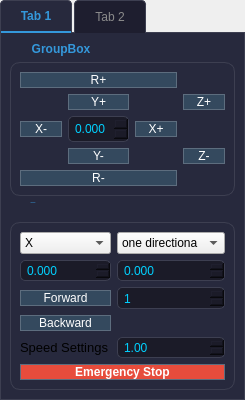
     <widget class="QTabWidget" name="tabWidget_3">
      <property name="sizePolicy">
       <sizepolicy hsizetype="Expanding" vsizetype="Expanding">
        <horstretch>1</horstretch>
        <verstretch>3</verstretch>
       </sizepolicy>
      </property>
      <property name="styleSheet">
       <string notr="true">QTabWidget::pane {
    border: 1px solid #3D3F51;
    background-color: #27293D;
    top: -1px; /* 让边框与标签栏无缝连接 */
}

/* 设置页签栏的背景 */
QTabBar::tab {
    background: #1E1E2F;
    color: #8B8B8B;
    padding: 8px 20px;
    border: 1px solid #3D3F51;
    border-bottom: none;
    border-top-left-radius: 4px;
    border-top-right-radius: 4px;
    margin-right: 2px;
}

/* 选中页签时的样式（高亮显示） */
QTabBar::tab:selected {
    background: #27293D;
    color: #3498DB; /* 科技蓝 */
    border-bottom: 2px solid #3498DB; /* 底部高亮条 */
    font-weight: bold;
}

/* 鼠标悬停在页签上的样式 */
QTabBar::tab:hover:!selected {
    background: #34495E;
    color: white;
}
QPushButton {
    background-color: #34495E;
    color: white;
    border-radius: 15px; /* 让按钮变圆 */
    border: 1px solid #5D6D7E;
}

QPushButton:hover {
    background-color: #3498DB; /* 悬停变科技蓝 */
}</string>
      </property>
      <property name="currentIndex">
       <number>0</number>
      </property>
      <widget class="QWidget" name="tab_5">
       <attribute name="title">
        <string>Tab 1</string>
       </attribute>
       <layout class="QGridLayout" name="gridLayout_4">
        <item row="0" column="0">
         <widget class="QGroupBox" name="groupBox_5">
          <property name="maximumSize">
           <size>
            <width>500</width>
            <height>200</height>
           </size>
          </property>
          <property name="styleSheet">
           <string notr="true">QGroupBox {
    background-color: #27293D;
    border: 1px solid #3D3F51;
    border-radius: 10px;
    margin-top: 20px;
    font-weight: bold;
    color: #3498DB; /* 标题颜色 */
}

QGroupBox::title {
    subcontrol-origin: margin;
    left: 15px;
    padding: 0 5px;
}</string>
          </property>
          <property name="title">
           <string>GroupBox</string>
          </property>
          <layout class="QGridLayout" name="gridLayout_10">
           <item row="3" column="1">
            <widget class="QPushButton" name="yNegButton">
             <property name="text">
              <string>Y-</string>
             </property>
            </widget>
           </item>
           <item row="2" column="2">
            <widget class="QPushButton" name="xPosButton">
             <property name="text">
              <string>X+</string>
             </property>
            </widget>
           </item>
           <item row="1" column="1">
            <widget class="QPushButton" name="yPosButton">
             <property name="text">
              <string>Y+</string>
             </property>
            </widget>
           </item>
           <item row="2" column="1">
            <widget class="QDoubleSpinBox" name="distanceSpinBox">
             <property name="styleSheet">
              <string notr="true">QDoubleSpinBox, QSpinBox, QLineEdit {
    background-color: #1B1B28;
    border: 1px solid #3D3F51;
    border-radius: 5px;
    padding: 4px;
    color: #00D1FF; /* 科技蓝数字 */
}</string>
             </property>
             <property name="decimals">
              <number>3</number>
             </property>
             <property name="maximum">
              <double>5.000000000000000</double>
             </property>
             <property name="singleStep">
              <double>0.001000000000000</double>
             </property>
            </widget>
           </item>
           <item row="3" column="3">
            <widget class="QPushButton" name="zNegButton">
             <property name="text">
              <string>Z-</string>
             </property>
            </widget>
           </item>
           <item row="1" column="3">
            <widget class="QPushButton" name="zPosButton">
             <property name="text">
              <string>Z+</string>
             </property>
            </widget>
           </item>
           <item row="0" column="0" colspan="3">
            <widget class="QPushButton" name="RPosButton">
             <property name="text">
              <string>R+</string>
             </property>
            </widget>
           </item>
           <item row="2" column="0">
            <widget class="QPushButton" name="xNegButton">
             <property name="text">
              <string>X-</string>
             </property>
            </widget>
           </item>
           <item row="4" column="0" colspan="3">
            <widget class="QPushButton" name="RNegButton">
             <property name="text">
              <string>R-</string>
             </property>
            </widget>
           </item>
          </layout>
         </widget>
        </item>
        <item row="2" column="0">
         <widget class="QGroupBox" name="groupBox_6">
          <property name="maximumSize">
           <size>
            <width>500</width>
            <height>16777215</height>
           </size>
          </property>
          <property name="font">
           <font>
            <pointsize>1</pointsize>
            <weight>75</weight>
            <bold>true</bold>
           </font>
          </property>
          <property name="styleSheet">
           <string notr="true">QGroupBox {
    background-color: #27293D;
    border: 1px solid #3D3F51;
    border-radius: 10px;
    margin-top: 20px;
    font-weight: bold;
    color: #3498DB; /* 标题颜色 */
}

QGroupBox::title {
    subcontrol-origin: margin;
    left: 15px;
    padding: 0 5px;
}</string>
          </property>
          <property name="title">
           <string>GroupBox</string>
          </property>
          <layout class="QGridLayout" name="gridLayout_11" rowminimumheight="0,0,0,0,0,0,0,0,2">
           <item row="0" column="0">
            <widget class="QComboBox" name="Axis_choice">
             <property name="styleSheet">
              <string notr="true">QDoubleSpinBox, QSpinBox, QLineEdit, QPlainTextEdit {
    background-color: #1B1B28; /* 背景色 */
    border: 1px solid #3D3F51;
    border-radius: 5px;
    padding: 4px;
    color: #00D1FF; /* 这里设置你想要的文字/字母颜色 */
}</string>
             </property>
             <item>
              <property name="text">
               <string>X</string>
              </property>
             </item>
             <item>
              <property name="text">
               <string>Y</string>
              </property>
             </item>
            </widget>
           </item>
           <item row="1" column="0">
            <widget class="QDoubleSpinBox" name="distanceSpinBox_2">
             <property name="styleSheet">
              <string notr="true">QDoubleSpinBox, QSpinBox, QLineEdit {
    background-color: #1B1B28;
    border: 1px solid #3D3F51;
    border-radius: 5px;
    padding: 4px;
    color: #00D1FF; /* 科技蓝数字 */
}</string>
             </property>
             <property name="decimals">
              <number>3</number>
             </property>
             <property name="maximum">
              <double>5.000000000000000</double>
             </property>
             <property name="singleStep">
              <double>0.001000000000000</double>
             </property>
            </widget>
           </item>
           <item row="7" column="0">
            <widget class="QLabel" name="label_13">
             <property name="font">
              <font>
               <pointsize>10</pointsize>
              </font>
             </property>
             <property name="text">
              <string>Speed Settings</string>
             </property>
            </widget>
           </item>
           <item row="7" column="1">
            <widget class="QDoubleSpinBox" name="Speed_Setting_val">
             <property name="styleSheet">
              <string notr="true">QDoubleSpinBox, QSpinBox, QLineEdit {
    background-color: #1B1B28;
    border: 1px solid #3D3F51;
    border-radius: 5px;
    padding: 4px;
    color: #00D1FF; /* 科技蓝数字 */
}</string>
             </property>
             <property name="minimum">
              <double>0.100000000000000</double>
             </property>
             <property name="maximum">
              <double>100.000000000000000</double>
             </property>
             <property name="singleStep">
              <double>0.100000000000000</double>
             </property>
             <property name="value">
              <double>1.000000000000000</double>
             </property>
            </widget>
           </item>
           <item row="1" column="1">
            <widget class="QDoubleSpinBox" name="Gap_time">
             <property name="styleSheet">
              <string notr="true">QDoubleSpinBox, QSpinBox, QLineEdit {
    background-color: #1B1B28;
    border: 1px solid #3D3F51;
    border-radius: 5px;
    padding: 4px;
    color: #00D1FF; /* 科技蓝数字 */
}</string>
             </property>
             <property name="decimals">
              <number>3</number>
             </property>
             <property name="maximum">
              <double>5.000000000000000</double>
             </property>
             <property name="singleStep">
              <double>0.001000000000000</double>
             </property>
            </widget>
           </item>
           <item row="0" column="1">
            <widget class="QComboBox" name="direction_choice">
             <property name="styleSheet">
              <string notr="true">QDoubleSpinBox, QSpinBox, QLineEdit {
    background-color: #1B1B28;
    border: 1px solid #3D3F51;
    border-radius: 5px;
    padding: 4px;
    color: #00D1FF; /* 科技蓝数字 */
}</string>
             </property>
             <item>
              <property name="text">
               <string>one directiona</string>
              </property>
             </item>
             <item>
              <property name="text">
               <string>repeatedly</string>
              </property>
             </item>
            </widget>
           </item>
           <item row="8" column="0" colspan="2">
            <widget class="QPushButton" name="Emergency_Stop">
             <property name="sizePolicy">
              <sizepolicy hsizetype="Preferred" vsizetype="Preferred">
               <horstretch>0</horstretch>
               <verstretch>1</verstretch>
              </sizepolicy>
             </property>
             <property name="maximumSize">
              <size>
               <width>16777215</width>
               <height>50</height>
              </size>
             </property>
             <property name="font">
              <font>
               <pointsize>9</pointsize>
               <weight>75</weight>
               <bold>true</bold>
              </font>
             </property>
             <property name="styleSheet">
              <string notr="true">background-color: #E74C3C;
    font-weight: bold;</string>
             </property>
             <property name="text">
              <string>Emergency Stop</string>
             </property>
            </widget>
           </item>
           <item row="4" column="0">
            <widget class="QPushButton" name="Backward_circle">
             <property name="text">
              <string>Backward</string>
             </property>
            </widget>
           </item>
           <item row="2" column="0">
            <widget class="QPushButton" name="Forward_circle">
             <property name="text">
              <string>Forward</string>
             </property>
            </widget>
           </item>
           <item row="2" column="1">
            <widget class="QSpinBox" name="Circle_times">
             <property name="styleSheet">
              <string notr="true">QDoubleSpinBox, QSpinBox, QLineEdit {
    background-color: #1B1B28;
    border: 1px solid #3D3F51;
    border-radius: 5px;
    padding: 4px;
    color: #00D1FF; /* 科技蓝数字 */
}</string>
             </property>
             <property name="minimum">
              <number>1</number>
             </property>
             <property name="maximum">
              <number>100</number>
             </property>
            </widget>
           </item>
          </layout>
         </widget>
        </item>
       </layout>
      </widget>
      <widget class="QWidget" name="tab_6">
       <attribute name="title">
        <string>Tab 2</string>
       </attribute>
      </widget>
     </widget>
